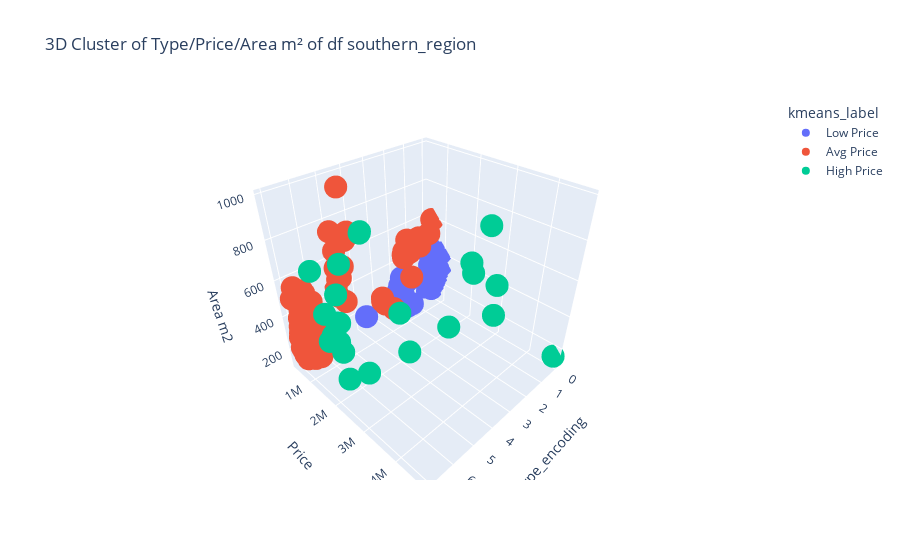

Source (notebook cell):
### Markdown cell above
We See That Cluster 0 shows data with low Prices because the Area m2 is low, representing cheap real estate. This may be caused by different reasons, like which side of Riyadh the real estate is located, the m2 prices, or even the age of the real estate.
Cluster 1 shows data with kind of expected Prices but it also shows that it has low Area m2 with high prices and that may be caused by the location of the real estate and on which side of Riyadh it is.
Cluster 2 data with high Prices and also high Area m2 and based on our data we see that it's mostly land or villas or floors and them having high prices is totally expected based on their types.

### Code cell
import plotly.express as px

# Create a temporary copy for plotting (without modifying X)
X_plot = X.copy()

# Ensure kmeans column exists and convert to integer type first (if needed)
if 'kmeans' in X_plot.columns:
    X_plot['kmeans'] = X_plot['kmeans'].astype(int)  # Ensure it's an integer
    X_plot['kmeans_label'] = X_plot['kmeans'].replace({0: 'Low Price', 1: 'Avg Price', 2: 'High Price'}).astype(str)  # Replace & Convert to string

# Create 3D scatter plot with updated labels
fig = px.scatter_3d(X_plot, x='Type_encoding', y='Price', z='Area m2',
                    color='kmeans_label', title="3D Cluster of Price of df southern_region")

# Show the plot
fig.show()

### Figure 1 — Plotly figure (JSON) as saved in the notebook; plotly's stock layout.template omitted (floating-point values rounded to 4 significant figures; data arrays with more than 128 entries replaced by an {"elided": "..."} marker saying what was removed)
{"data": [{"hovertemplate": "kmeans_label=Low Price<br>Type_encoding=%{x}<br>Price=%{y}<br>Area m2=%{z}<extra></extra>", "legendgroup": "Low Price", "marker": {"color": "#636efa", "symbol": "circle"}, "mode": "markers", "name": "Low Price", "scene": "scene", "showlegend": true, "type": "scatter3d", "x": {"elided": "943 int values"}, "y": {"elided": "943 int values"}, "z": {"elided": "943 int values"}}, {"hovertemplate": "kmeans_label=Avg Price<br>Type_encoding=%{x}<br>Price=%{y}<br>Area m2=%{z}<extra></extra>", "legendgroup": "Avg Price", "marker": {"color": "#EF553B", "symbol": "circle"}, "mode": "markers", "name": "Avg Price", "scene": "scene", "showlegend": true, "type": "scatter3d", "x": {"elided": "238 int values"}, "y": {"elided": "238 int values"}, "z": {"elided": "238 int values"}}, {"hovertemplate": "kmeans_label=High Price<br>Type_encoding=%{x}<br>Price=%{y}<br>Area m2=%{z}<extra></extra>", "legendgroup": "High Price", "marker": {"color": "#00cc96", "symbol": "circle"}, "mode": "markers", "name": "High Price", "scene": "scene", "showlegend": true, "type": "scatter3d", "x": [7, 7, 4, 1, 3, 7, 0, 0, 7, 4, 4, 7, 6, 7, 7, 7, 7, 7, 7, 7, 5, 5, 1, 7, 1, 1, 7], "y": [3200000, 2100000, 3500000, 2600000, 3500100, 3200000, 4700000, 4700000, 1950000, 2000000, 2300000, 2500000, 1650000, 1900000, 1900000, 2400000, 2400000, 2300000, 2300000, 2300000, 1577000, 1593625, 3000000, 2400000, 3290000, 3300000, 1600000], "z": [450, 500, 492, 500, 750, 450, 155, 155, 450, 395, 191, 312, 743, 587, 587, 734, 600, 590, 490, 490, 830, 838, 787, 450, 319, 498, 762]}], "layout": {"legend": {"title": {"text": "kmeans_label"}, "tracegroupgap": 0}, "scene": {"domain": {"x": [0, 1], "y": [0, 1]}, "xaxis": {"title": {"text": "Type_encoding"}}, "yaxis": {"title": {"text": "Price"}}, "zaxis": {"title": {"text": "Area m2"}}}, "title": {"text": "3D Cluster of Type/Price/Area m² of df southern_region"}}}
